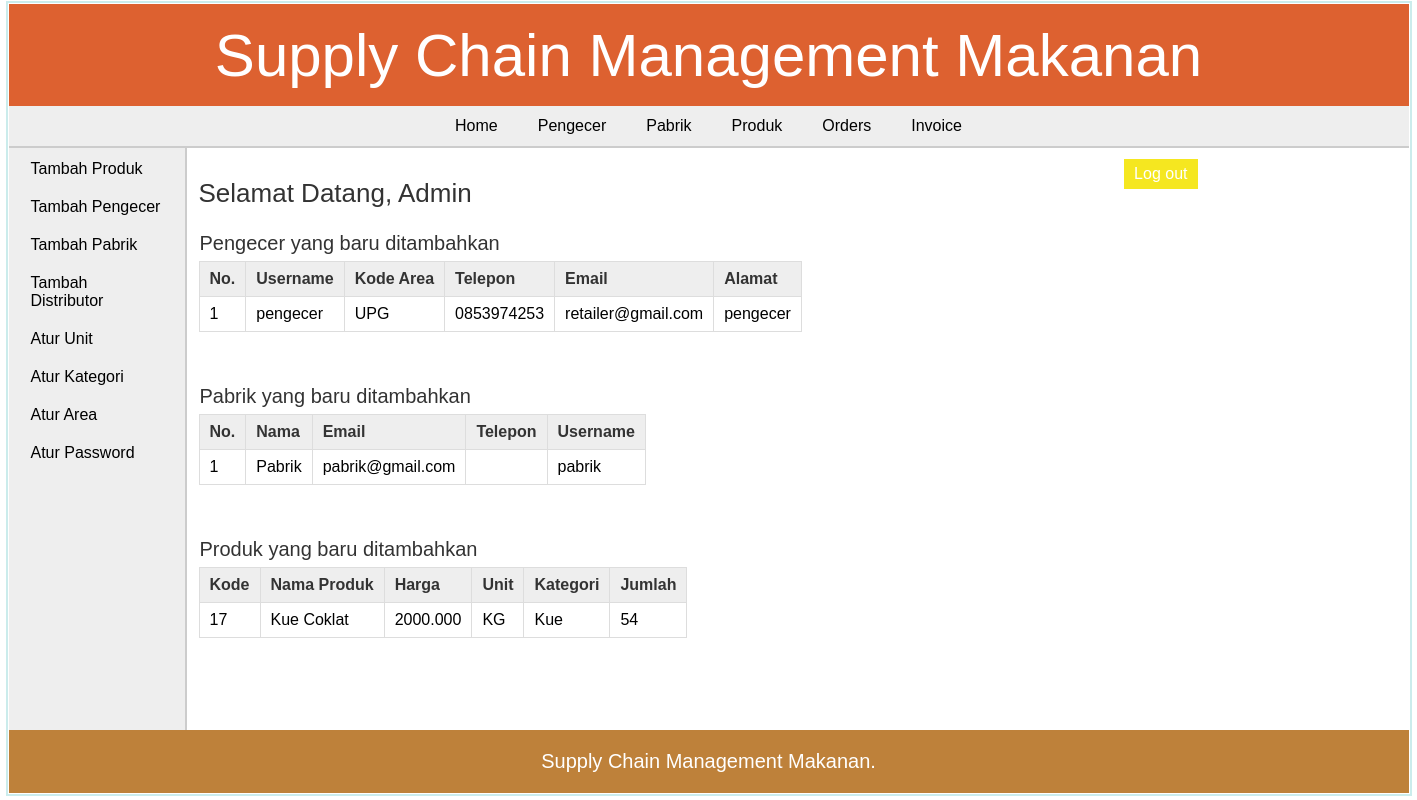
Before: /admin/index.php (signed in) with the older database file.
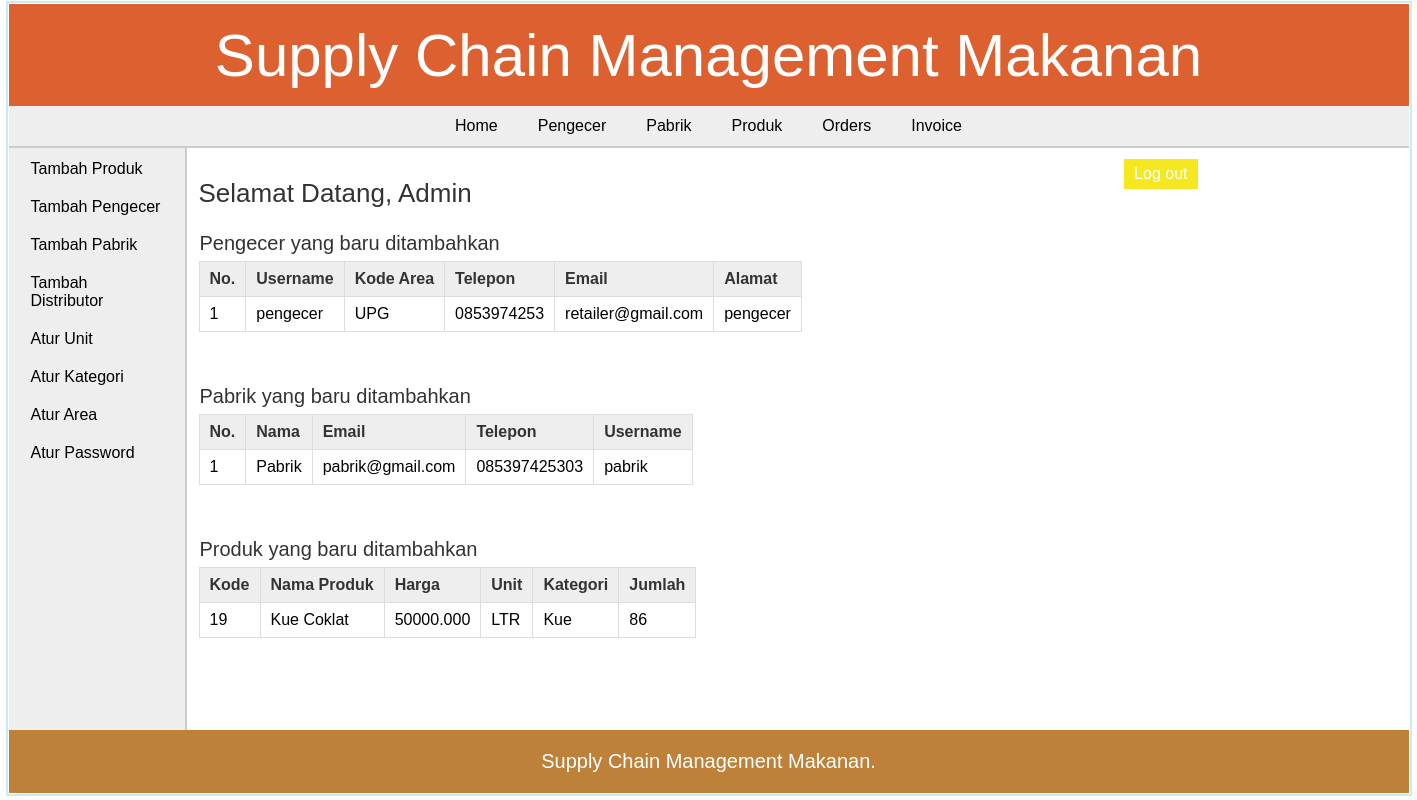
After: the same page with the newer database file.
### tables this page shows
CREATE TABLE `retailer` (
  `retailer_id` int(11) NOT NULL,
  `username` varchar(25) NOT NULL,
  `password` varchar(25) NOT NULL,
  `address` varchar(200) NOT NULL,
  `area_id` int(11) NOT NULL,
  `phone` varchar(12) NOT NULL,
  `email` varchar(50) DEFAULT NULL
);

CREATE TABLE `area` (
  `area_id` int(11) NOT NULL,
  `area_name` varchar(50) NOT NULL,
  `area_code` varchar(10) NOT NULL
);

CREATE TABLE `manufacturer` (
  `man_id` int(11) NOT NULL,
  `man_name` varchar(25) NOT NULL,
  `man_email` varchar(50) DEFAULT NULL,
  `man_phone` varchar(12) NOT NULL,
  `username` varchar(20) NOT NULL,
  `password` varchar(20) NOT NULL
);

CREATE TABLE `products` (
  `pro_id` int(11) NOT NULL,
  `pro_name` varchar(25) NOT NULL,
  `pro_desc` text DEFAULT NULL,
  `pro_price` decimal(10,3) NOT NULL,
  `unit` int(11) NOT NULL,
  `pro_cat` int(11) NOT NULL,
  `quantity` int(6) DEFAULT NULL
);

CREATE TABLE `unit` (
  `id` int(11) NOT NULL,
  `unit_name` varchar(20) NOT NULL,
  `unit_details` text DEFAULT NULL
);

CREATE TABLE `categories` (
  `cat_id` int(11) NOT NULL,
  `cat_name` varchar(25) NOT NULL,
  `cat_details` text DEFAULT NULL
);

### admin/index.php (the view, shortened to what this page needs)
<?php
	include("../includes/config.php");
	if(isset($_SESSION['admin_login'])) {
		if($_SESSION['admin_login'] == true) {
			$query_selectRetailer = "SELECT * FROM retailer,area WHERE retailer.area_id=area.area_id ORDER BY retailer_id DESC LIMIT 5";
			$result_selectRetailer = mysqli_query($con,$query_selectRetailer);
			$query_selectManufacturer = "SELECT * FROM manufacturer ORDER BY man_id DESC LIMIT 5";
			$result_selectManufacturer = mysqli_query($con,$query_selectManufacturer);
			$query_selectProducts = "SELECT * FROM products,categories,unit WHERE products.pro_cat=categories.cat_id AND products.unit=unit.id ORDER BY pro_id DESC LIMIT 5";
			$result_selectProducts = mysqli_query($con,$query_selectProducts);
		}
		else {
			header('Location:../index.php');
		}
	}
	else {
		header('Location:../index.php');
	}
?>
<!DOCTYPE html>
<html>
<head>
	<link rel="stylesheet" href="../includes/main_style.css" >
</head>
<body>
	<?php
		include("../includes/header.inc.php");
		include("../includes/nav_admin.inc.php");
		include("../includes/aside_admin.inc.php");
	?>
	<section>
		<h1>Selamat Datang, Admin</h1>
		<article>
			<h2>Pengecer yang baru ditambahkan</h2>
			<table class="table_displayData">
				<tr>
					<th>No.</th>
					<th>Username</th>
					<th>Kode Area</th>
					<th>Telepon</th>
					<th>Email</th>
					<th>Alamat</th>
				</tr>
				<?php $i=1; while($row_selectRetailer = mysqli_fetch_array($result_selectRetailer)) { ?>
				<tr>
					<td> <?php echo $i; ?> </td>
					<td> <?php echo $row_selectRetailer['username']; ?> </td>
					<td> <?php echo $row_selectRetailer['area_code']; ?> </td>
					<td> <?php echo $row_selectRetailer['phone']; ?> </td>
					<td> <?php echo $row_selectRetailer['email']; ?> </td>
					<td> <?php echo $row_selectRetailer['address']; ?> </td>
				</tr>
				<?php $i++; } ?>
			</table>
		</article>
		<article>
			<h2>Pabrik yang baru ditambahkan</h2>
			<table class="table_displayData">
			<tr>
				<th>No.</th>
				<th>Nama</th>
				<th>Email</th>
				<th>Telepon</th>
				<th>Username</th>
			</tr>
			<?php $i=1; while($row_selectManufacturer = mysqli_fetch_array($result_selectManufacturer)) { ?>
			<tr>
				<td> <?php echo $i; ?> </td>
				<td> <?php echo $row_selectManufacturer['man_name']; ?> </td>
				<td> <?php echo $row_selectManufacturer['man_email']; ?> </td>
				<td> <?php echo $row_selectManufacturer['man_phone']; ?> </td>
				<td> <?php echo $row_selectManufacturer['username']; ?> </td>
			</tr>
			<?php $i++; } ?>
		</table>
		</article>
		<article>
			<h2>Produk yang baru ditambahkan</h2>
			<table class="table_displayData">
			<tr>
				<th> Kode </th>
				<th> Nama Produk </th>
				<th> Harga </th>
				<th> Unit </th>
				<th> Kategori </th>
				<th> Jumlah </th>
			</tr>
			<?php $i=1; while($row_selectProducts = mysqli_fetch_array($result_selectProducts)) { ?>
			<tr>
				<td> <?php echo $row_selectProducts['pro_id']; ?> </td>
				<td> <?php echo $row_selectProducts['pro_name']; ?> </td>
				<td> <?php echo $row_selectProducts['pro_price']; ?> </td>
				<td> <?php echo $row_selectProducts['unit_name']; ?> </td>
				<td> <?php echo $row_selectProducts['cat_name']; ?> </td>
				<td> <?php if($row_selectProducts['quantity'] == NULL){ echo "N/A";} else {echo $row_selectProducts['quantity'];} ?> </td>
			</tr>
			<?php $i++; } ?>
		</table>
		</article>
	</section>
	<?php
		include("../includes/footer.inc.php");
	?>
</body>
</html>

### includes/header.inc.php
<header> <h1>Supply Chain Management Makanan</h1> </header>

### includes/nav_admin.inc.php
<nav>
	<a href="../admin/index.php">Home</a><a href="../admin/view_retailer.php">Pengecer</a><a href="../admin/view_manufacturer.php">Pabrik</a><a href="../admin/view_products.php">Produk</a><a href="../admin/view_orders.php">Orders</a><a href="../admin/view_invoice.php">Invoice</a>
</nav>

### includes/aside_admin.inc.php
<table class="table_mainWrapper">
<tr>
<td id="td_aside">
<aside>
	<a href="../admin/add_product.php">Tambah Produk</a><a href="../admin/add_retailer.php">Tambah Pengecer</a><a href="../admin/add_manufacturer.php">Tambah Pabrik</a><a href="../admin/add_distributor.php">Tambah Distributor</a><a href="../admin/view_unit.php">Atur Unit</a><a href="../admin/view_category.php">Atur Kategori</a><a href="../admin/view_area.php">Atur Area</a><a href="../admin/change_password.php">Atur Password</a>
</aside>
</td>
<td id="td_section">
<a href="../logout.php"><input type="button" value="Log out" class="submit_button" style="float:right;margin:10px;"/></a>

### includes/footer.inc.php
</td>
</tr>
</table>
<footer>Supply Chain Management Makanan.</footer>

### includes/main_style.css (style rules this page uses)
* { font-family: arial,sans-serif; margin:0px; padding:1px; }
body { width:1400px; margin:auto; border:2px solid #cbecec; }
a { text-decoration:none; }
.submit_button { font-size:16px; margin-top:20px; margin-right:20px; padding:6px 10px; background-color:#f5e720; border:none; color:white; }
header { background-color:#dd6130; height:100px; margin:0px auto; }
header h1 { text-align:center; line-height:100px; color:white; font-size:60px; font-weight:normal; }
nav { margin:0px; text-align:center; background-color:#EEEEEE; border-bottom:2px solid #ccc; }
nav a { color:black; display:inline-block; padding:10px 20px; }
.table_mainWrapper { width:1200px; border-spacing:0px; }
#td_aside { background-color:#EEEEEE; vertical-align:top; width:200px; border-right:2px solid #ccc; }
aside a { color:black; display:block; padding:10px 20px; }
#td_section { vertical-align:top; }
section { width:1000px; padding:10px; padding-bottom:40px; }
section h1 { margin-bottom:10px; font-weight:normal; color:#333; font-size: 26px; }
article { margin-top:20px; margin-bottom:50px; }
article h2 { margin-bottom:5px; font-weight:normal; color:#333; font-size: 20px; }
table { border-collapse: collapse; }
.table_displayData td, .table_displayData th { border:1px solid #ddd; padding: 8px 10px; text-align: left; }
.table_displayData th { background-color:#eee; color:#333; }
footer { clear:both; padding:20px; font-size:20px; background-color:#be813a; color:white; text-align:center; }

Changed rows visible on the page:
removed products: pro_id "17", pro_name "Kue Coklat", pro_price "2000.000", unit.unit_name "KG", pro_cat.cat_name "Kue", quantity "54"
changed manufacturer "Pabrik": man_phone (not shown) → "085397425303"
added products: pro_id "19", pro_name "Kue Coklat", pro_price "50000.000", unit.unit_name "LTR", pro_cat.cat_name "Kue", quantity "86"
